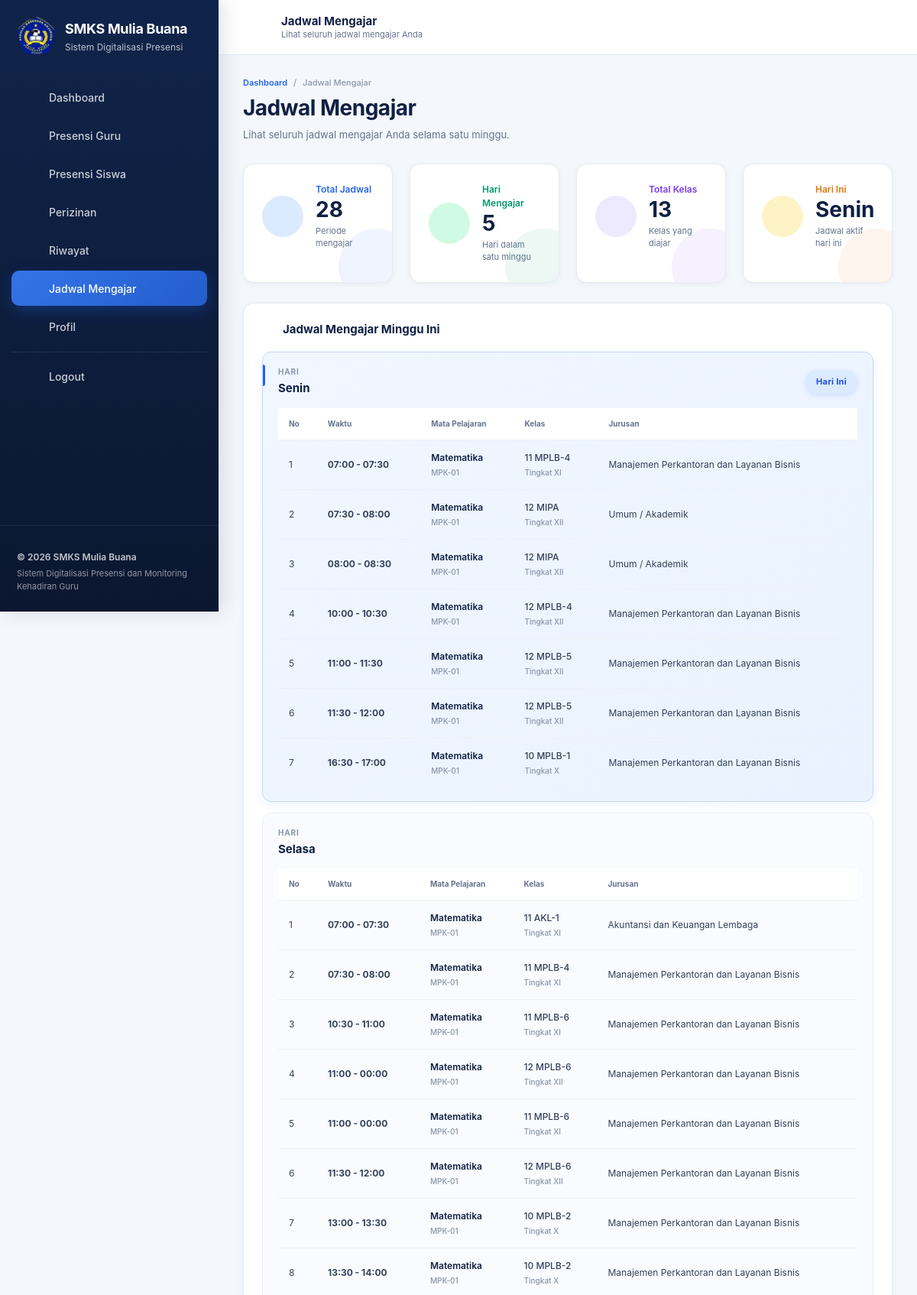
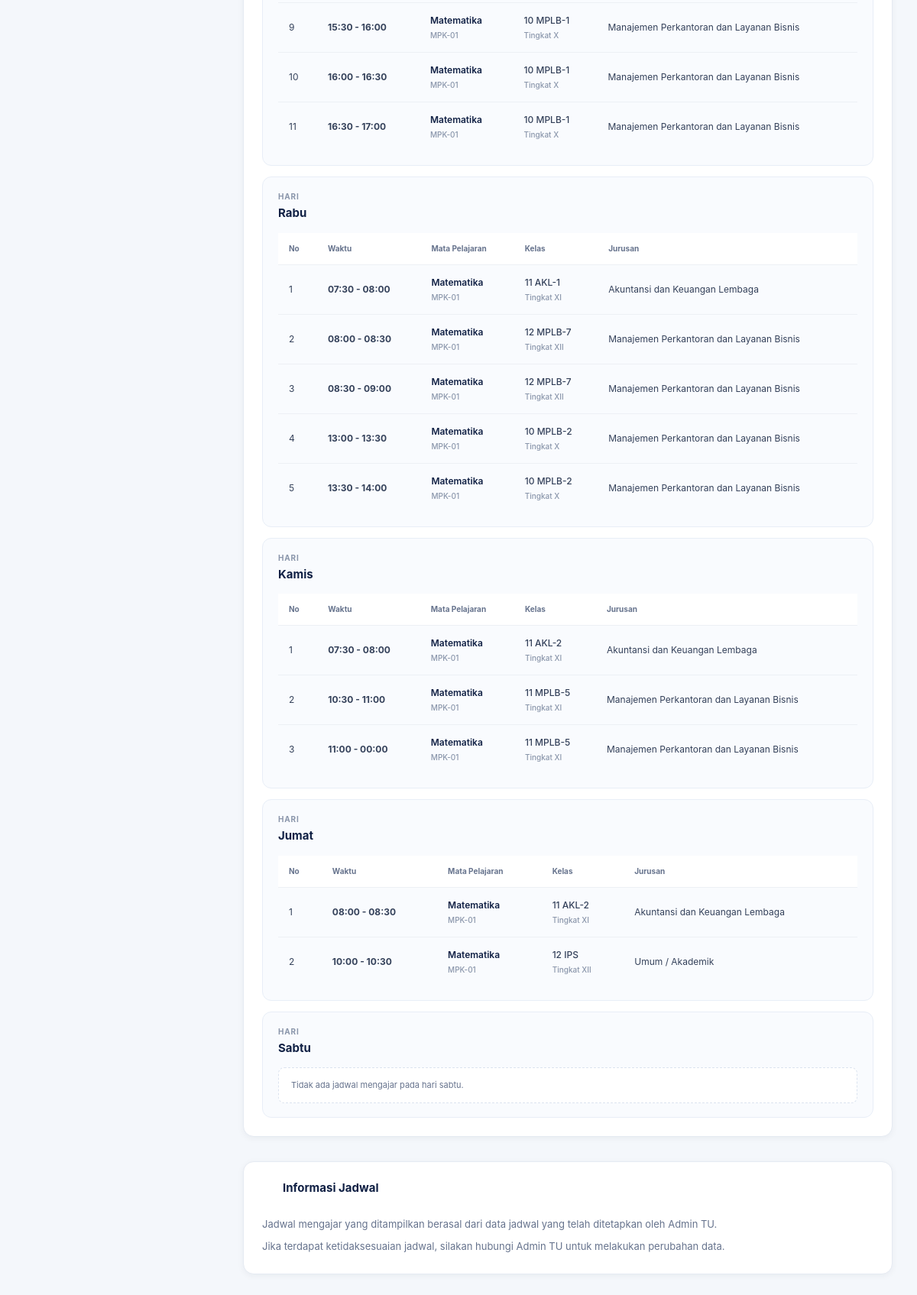
Screenshot of /guru/jadwal.php (signed in) with the database file from the repository (2 pictures, top to bottom).
### tables this page shows
CREATE TABLE `jadwal` (
  `id` int(10) unsigned NOT NULL AUTO_INCREMENT,
  `guru_id` int(10) unsigned NOT NULL,
  `kelas_id` int(10) unsigned NOT NULL,
  `mapel_id` int(10) unsigned NOT NULL,
  `hari` enum('Senin','Selasa','Rabu','Kamis','Jumat','Sabtu') NOT NULL,
  `jam_mulai` time NOT NULL,
  `jam_selesai` time NOT NULL,
  `created_at` timestamp NOT NULL DEFAULT current_timestamp(),
  `updated_at` timestamp NOT NULL DEFAULT current_timestamp() ON UPDATE current_timestamp(),
  PRIMARY KEY (`id`),
  KEY `fk_jadwal_guru` (`guru_id`),
  KEY `fk_jadwal_kelas` (`kelas_id`),
  KEY `fk_jadwal_mapel` (`mapel_id`),
  CONSTRAINT `fk_jadwal_guru` FOREIGN KEY (`guru_id`) REFERENCES `guru` (`id`) ON UPDATE CASCADE,
  CONSTRAINT `fk_jadwal_kelas` FOREIGN KEY (`kelas_id`) REFERENCES `kelas` (`id`) ON UPDATE CASCADE,
  CONSTRAINT `fk_jadwal_mapel` FOREIGN KEY (`mapel_id`) REFERENCES `mapel` (`id`) ON UPDATE CASCADE
);

CREATE TABLE `mapel` (
  `id` int(10) unsigned NOT NULL AUTO_INCREMENT,
  `kode_mapel` varchar(20) NOT NULL,
  `nama_mapel` varchar(100) NOT NULL,
  `created_at` timestamp NOT NULL DEFAULT current_timestamp(),
  PRIMARY KEY (`id`),
  UNIQUE KEY `kode_mapel` (`kode_mapel`)
);

CREATE TABLE `kelas` (
  `id` int(10) unsigned NOT NULL AUTO_INCREMENT,
  `jurusan_id` int(10) unsigned NOT NULL,
  `tingkat` enum('X','XI','XII') NOT NULL,
  `nama_kelas` varchar(50) NOT NULL,
  `created_at` timestamp NOT NULL DEFAULT current_timestamp(),
  PRIMARY KEY (`id`),
  KEY `fk_kelas_jurusan` (`jurusan_id`),
  CONSTRAINT `fk_kelas_jurusan` FOREIGN KEY (`jurusan_id`) REFERENCES `jurusan` (`id`) ON UPDATE CASCADE
);

CREATE TABLE `jurusan` (
  `id` int(10) unsigned NOT NULL AUTO_INCREMENT,
  `kode_jurusan` varchar(20) NOT NULL,
  `nama_jurusan` varchar(100) NOT NULL,
  `created_at` timestamp NOT NULL DEFAULT current_timestamp(),
  PRIMARY KEY (`id`),
  UNIQUE KEY `kode_jurusan` (`kode_jurusan`)
);

### guru/jadwal.php (the view, shortened to what the rows shown need)
<?php
require_once __DIR__ . '/../config/database.php';
require_once __DIR__ . '/../config/helpers.php';
$userId = currentUserId();
$stmt = $pdo->prepare("
    SELECT
        g.id,
        g.nip,
        g.nama_lengkap,
        g.status,
        m.nama_mapel
    FROM guru g
    LEFT JOIN mapel m
        ON m.id = g.mapel_utama_id
    WHERE g.user_id = :user_id
      AND g.status = 'aktif'
    LIMIT 1
");
$stmt->execute([
    'user_id' => $userId
]);
$guru = $stmt->fetch(PDO::FETCH_ASSOC);
$guruId = (int) $guru['id'];
$stmt = $pdo->prepare("
    SELECT
        j.id,
        j.hari,
        j.jam_mulai,
        j.jam_selesai,
        m.nama_mapel,
        m.kode_mapel,
        k.nama_kelas,
        k.tingkat,
        jur.nama_jurusan
    FROM jadwal j
    INNER JOIN mapel m
        ON m.id = j.mapel_id
    INNER JOIN kelas k
        ON k.id = j.kelas_id
    LEFT JOIN jurusan jur
        ON jur.id = k.jurusan_id
    WHERE j.guru_id = :guru_id
    ORDER BY
        CASE j.hari
            WHEN 'Senin' THEN 1
            WHEN 'Selasa' THEN 2
            WHEN 'Rabu' THEN 3
            WHEN 'Kamis' THEN 4
            WHEN 'Jumat' THEN 5
            WHEN 'Sabtu' THEN 6
            ELSE 7
        END,
        j.jam_mulai ASC
");
$stmt->execute([
    'guru_id' => $guruId
]);
$jadwal = $stmt->fetchAll(PDO::FETCH_ASSOC);
$jadwalPerHari = [];
foreach ($jadwal as $item) {
    $hari = $item['hari'];
    if (!isset($jadwalPerHari[$hari])) {
        $jadwalPerHari[$hari] = [];
    }
    $jadwalPerHari[$hari][] = $item;
}
$hariSekolah = [
    'Senin',
    'Selasa',
    'Rabu',
    'Kamis',
    'Jumat',
    'Sabtu'
];
?>
<!DOCTYPE html>
<html lang="id">
<head>
    <link
        rel="stylesheet"
        href="../assets/css/style.css"
    >
</head>
<body>
<div class="app-shell">
    <?php include __DIR__ . '/partials/sidebar.php'; ?>
    <div class="app-main">
        <?php include __DIR__ . '/partials/notif-count.php'; ?>
        <main class="dashboard-content">
            <div class="dashboard-container">
                <div class="page-header">
                    <h1 class="page-title">
                        Jadwal Mengajar
                    </h1>
                </div>
                <section class="dashboard-card">
                    <div class="dashboard-card-header">
                        <h2 class="dashboard-card-title">
                            <span class="dashboard-card-title-icon">
                                <?= appIcon('jadwal', '', 18) ?>
                            </span>
                            Jadwal Mengajar Minggu Ini
                        </h2>
                    </div>
                    <div class="dashboard-card-body">
                        <?php if (empty($jadwal)): ?>
                            <div class="empty-state">
                                <div class="empty-state-icon"><?= appIcon("jadwal", "", 48) ?></div>
                                <h3>
                                    Belum Ada Jadwal
                                </h3>
                                <p>
                                    Saat ini belum terdapat jadwal mengajar
                                    yang terdaftar untuk Anda.
                                </p>
                            </div>
                        <?php else: ?>
                            <?php foreach ($hariSekolah as $hari): ?>
                                <?php
                                $jadwalHari =
                                    $jadwalPerHari[$hari] ?? [];
                                $isHariIni =
                                    ($hari === $hariIni);
                                ?>
                                <div
                                    class="schedule-day <?= $isHariIni ? 'today' : '' ?>"
                                >
                                    <div class="schedule-day-header">
                                        <div>
                                            <span class="schedule-day-label">
                                                Hari
                                            </span>
                                            <h3>
                                                <?= e($hari) ?>
                                            </h3>
                                        </div>
                                        <?php if ($isHariIni): ?>
                                            <span class="today-badge">
                                                Hari Ini
                                            </span>
                                        <?php endif; ?>
                                    </div>
                                    <?php if (empty($jadwalHari)): ?>
                                        <div class="schedule-empty">
                                            Tidak ada jadwal mengajar
                                            pada hari <?= e(strtolower($hari)) ?>.
                                        </div>
                                    <?php else: ?>
                                        <div class="schedule-table-wrap">
                                            <table class="schedule-table">
                                                <thead>
                                                    <tr>
                                                        <th>
                                                            No
                                                        </th>
                                                        <th>
                                                            Waktu
                                                        </th>
                                                        <th>
                                                            Mata Pelajaran
                                                        </th>
                                                        <th>
                                                            Kelas
                                                        </th>
                                                        <th>
                                                            Jurusan
                                                        </th>
                                                    </tr>
                                                </thead>
                                                <tbody>
                                                <?php $nomor = 1; ?>
                                                <?php foreach (
                                                    $jadwalHari
                                                    as $item
                                                ): ?>
                                                    <tr>
                                                        <td>
                                                            <?= $nomor++ ?>
                                                        </td>
                                                        <td class="schedule-time">
                                                            <?= e(
                                                                formatJam(
                                                                    $item[
                                                                        'jam_mulai'
                                                                    ]
                                                                )
                                                            ) ?>
                                                            -
                                                            <?= e(
                                                                formatJam(
                                                                    $item[
                                                                        'jam_selesai'
                                                                    ]
                                                                )
                                                            ) ?>
                                                        </td>
                                                        <td>
                                                            <span class="schedule-subject">
                                                                <?= e(
                                                                    $item[
                                                                        'nama_mapel'
                                                                    ]
                                                                ) ?>
                                                            </span>
                                                            <?php if (
                                                                !empty(
                                                                    $item[
                                                                        'kode_mapel'
                                                                    ]
                                                                )
                                                            ): ?>
                                                                <div class="schedule-code">
                                                                    <?= e(
                                                                        $item[
                                                                            'kode_mapel'
                                                                        ]
                                                                    ) ?>
                                                                </div>
                                                            <?php endif; ?>
                                                        </td>
                                                        <td>
                                                            <span class="schedule-class">
                                                                <?= e(
                                                                    $item[
                                                                        'nama_kelas'
                                                                    ]
                                                                ) ?>
                                                            </span>
                                                            <?php if (
                                                                !empty(
                                                                    $item[
                                                                        'tingkat'
                                                                    ]
                                                                )
                                                            ): ?>
                                                                <div class="schedule-code">
                                                                    Tingkat
                                                                    <?= e(
                                                                        $item[
                                                                            'tingkat'
                                                                        ]
                                                                    ) ?>
                                                                </div>
                                                            <?php endif; ?>
                                                        </td>
                                                        <td>
                                                            <?= e(
                                                                $item[
                                                                    'nama_jurusan'
                                                                ]
                                                                ?? '-'
                                                            ) ?>
                                                        </td>
                                                    </tr>
                                                <?php endforeach; ?>
                                                </tbody>
                                            </table>
                                        </div>
                                    <?php endif; ?>
                                </div>
                            <?php endforeach; ?>
                        <?php endif; ?>
                    </div>
                </section>
                <section class="dashboard-card">
                    <div class="dashboard-card-header">
                        <h2 class="dashboard-card-title">
                            <span class="dashboard-card-title-icon">
                                <?= appIcon('info', '', 18) ?>
                            </span>
                            Informasi Jadwal
                        </h2>
                    </div>
                </section>
            </div>
        </main>
    </div>
</div>
</body>
</html>

### rows the page displays
jadwal: jam_mulai "07:00", jam_selesai "07:30", mapel.nama_mapel "Matematika", mapel.kode_mapel "MPK-01", kelas.nama_kelas "11 MPLB-4", kelas.tingkat "XI", jurusan.nama_jurusan "Manajemen Perkantoran dan Layanan Bisnis"
jadwal: jam_mulai "07:30", jam_selesai "08:00", mapel.nama_mapel "Matematika", mapel.kode_mapel "MPK-01", kelas.nama_kelas "12 MIPA", kelas.tingkat "XII", jurusan.nama_jurusan "Umum / Akademik"
jadwal: jam_mulai "08:00", jam_selesai "08:30", mapel.nama_mapel "Matematika", mapel.kode_mapel "MPK-01", kelas.nama_kelas "12 MIPA", kelas.tingkat "XII", jurusan.nama_jurusan "Umum / Akademik"
jadwal: jam_mulai "10:00", jam_selesai "10:30", mapel.nama_mapel "Matematika", mapel.kode_mapel "MPK-01", kelas.nama_kelas "12 MPLB-4", kelas.tingkat "XII", jurusan.nama_jurusan "Manajemen Perkantoran dan Layanan Bisnis"
jadwal: jam_mulai "11:00", jam_selesai "11:30", mapel.nama_mapel "Matematika", mapel.kode_mapel "MPK-01", kelas.nama_kelas "12 MPLB-5", kelas.tingkat "XII", jurusan.nama_jurusan "Manajemen Perkantoran dan Layanan Bisnis"
jadwal: jam_mulai "11:30", jam_selesai "12:00", mapel.nama_mapel "Matematika", mapel.kode_mapel "MPK-01", kelas.nama_kelas "12 MPLB-5", kelas.tingkat "XII", jurusan.nama_jurusan "Manajemen Perkantoran dan Layanan Bisnis"
jadwal: jam_mulai "16:30", jam_selesai "17:00", mapel.nama_mapel "Matematika", mapel.kode_mapel "MPK-01", kelas.nama_kelas "10 MPLB-1", kelas.tingkat "X", jurusan.nama_jurusan "Manajemen Perkantoran dan Layanan Bisnis"
jadwal: jam_mulai "07:00", jam_selesai "07:30", mapel.nama_mapel "Matematika", mapel.kode_mapel "MPK-01", kelas.nama_kelas "11 AKL-1", kelas.tingkat "XI", jurusan.nama_jurusan "Akuntansi dan Keuangan Lembaga"
jadwal: jam_mulai "07:30", jam_selesai "08:00", mapel.nama_mapel "Matematika", mapel.kode_mapel "MPK-01", kelas.nama_kelas "11 MPLB-4", kelas.tingkat "XI", jurusan.nama_jurusan "Manajemen Perkantoran dan Layanan Bisnis"
jadwal: jam_mulai "10:30", jam_selesai "11:00", mapel.nama_mapel "Matematika", mapel.kode_mapel "MPK-01", kelas.nama_kelas "11 MPLB-6", kelas.tingkat "XI", jurusan.nama_jurusan "Manajemen Perkantoran dan Layanan Bisnis"
jadwal: jam_mulai "11:00", jam_selesai "00:00", mapel.nama_mapel "Matematika", mapel.kode_mapel "MPK-01", kelas.nama_kelas "12 MPLB-6", kelas.tingkat "XII", jurusan.nama_jurusan "Manajemen Perkantoran dan Layanan Bisnis"
jadwal: jam_mulai "11:00", jam_selesai "00:00", mapel.nama_mapel "Matematika", mapel.kode_mapel "MPK-01", kelas.nama_kelas "11 MPLB-6", kelas.tingkat "XI", jurusan.nama_jurusan "Manajemen Perkantoran dan Layanan Bisnis"
jadwal: jam_mulai "11:30", jam_selesai "12:00", mapel.nama_mapel "Matematika", mapel.kode_mapel "MPK-01", kelas.nama_kelas "12 MPLB-6", kelas.tingkat "XII", jurusan.nama_jurusan "Manajemen Perkantoran dan Layanan Bisnis"
jadwal: jam_mulai "13:00", jam_selesai "13:30", mapel.nama_mapel "Matematika", mapel.kode_mapel "MPK-01", kelas.nama_kelas "10 MPLB-2", kelas.tingkat "X", jurusan.nama_jurusan "Manajemen Perkantoran dan Layanan Bisnis"
jadwal: jam_mulai "13:30", jam_selesai "14:00", mapel.nama_mapel "Matematika", mapel.kode_mapel "MPK-01", kelas.nama_kelas "10 MPLB-2", kelas.tingkat "X", jurusan.nama_jurusan "Manajemen Perkantoran dan Layanan Bisnis"
jadwal: jam_mulai "15:30", jam_selesai "16:00", mapel.nama_mapel "Matematika", mapel.kode_mapel "MPK-01", kelas.nama_kelas "10 MPLB-1", kelas.tingkat "X", jurusan.nama_jurusan "Manajemen Perkantoran dan Layanan Bisnis"
jadwal: jam_mulai "16:00", jam_selesai "16:30", mapel.nama_mapel "Matematika", mapel.kode_mapel "MPK-01", kelas.nama_kelas "10 MPLB-1", kelas.tingkat "X", jurusan.nama_jurusan "Manajemen Perkantoran dan Layanan Bisnis"
jadwal: jam_mulai "16:30", jam_selesai "17:00", mapel.nama_mapel "Matematika", mapel.kode_mapel "MPK-01", kelas.nama_kelas "10 MPLB-1", kelas.tingkat "X", jurusan.nama_jurusan "Manajemen Perkantoran dan Layanan Bisnis"
jadwal: jam_mulai "07:30", jam_selesai "08:00", mapel.nama_mapel "Matematika", mapel.kode_mapel "MPK-01", kelas.nama_kelas "11 AKL-1", kelas.tingkat "XI", jurusan.nama_jurusan "Akuntansi dan Keuangan Lembaga"
jadwal: jam_mulai "08:00", jam_selesai "08:30", mapel.nama_mapel "Matematika", mapel.kode_mapel "MPK-01", kelas.nama_kelas "12 MPLB-7", kelas.tingkat "XII", jurusan.nama_jurusan "Manajemen Perkantoran dan Layanan Bisnis"
jadwal: jam_mulai "08:30", jam_selesai "09:00", mapel.nama_mapel "Matematika", mapel.kode_mapel "MPK-01", kelas.nama_kelas "12 MPLB-7", kelas.tingkat "XII", jurusan.nama_jurusan "Manajemen Perkantoran dan Layanan Bisnis"
jadwal: jam_mulai "13:00", jam_selesai "13:30", mapel.nama_mapel "Matematika", mapel.kode_mapel "MPK-01", kelas.nama_kelas "10 MPLB-2", kelas.tingkat "X", jurusan.nama_jurusan "Manajemen Perkantoran dan Layanan Bisnis"
jadwal: jam_mulai "13:30", jam_selesai "14:00", mapel.nama_mapel "Matematika", mapel.kode_mapel "MPK-01", kelas.nama_kelas "10 MPLB-2", kelas.tingkat "X", jurusan.nama_jurusan "Manajemen Perkantoran dan Layanan Bisnis"
jadwal: jam_mulai "07:30", jam_selesai "08:00", mapel.nama_mapel "Matematika", mapel.kode_mapel "MPK-01", kelas.nama_kelas "11 AKL-2", kelas.tingkat "XI", jurusan.nama_jurusan "Akuntansi dan Keuangan Lembaga"
jadwal: jam_mulai "10:30", jam_selesai "11:00", mapel.nama_mapel "Matematika", mapel.kode_mapel "MPK-01", kelas.nama_kelas "11 MPLB-5", kelas.tingkat "XI", jurusan.nama_jurusan "Manajemen Perkantoran dan Layanan Bisnis"
jadwal: jam_mulai "11:00", jam_selesai "00:00", mapel.nama_mapel "Matematika", mapel.kode_mapel "MPK-01", kelas.nama_kelas "11 MPLB-5", kelas.tingkat "XI", jurusan.nama_jurusan "Manajemen Perkantoran dan Layanan Bisnis"
jadwal: jam_mulai "08:00", jam_selesai "08:30", mapel.nama_mapel "Matematika", mapel.kode_mapel "MPK-01", kelas.nama_kelas "11 AKL-2", kelas.tingkat "XI", jurusan.nama_jurusan "Akuntansi dan Keuangan Lembaga"
jadwal: jam_mulai "10:00", jam_selesai "10:30", mapel.nama_mapel "Matematika", mapel.kode_mapel "MPK-01", kelas.nama_kelas "12 IPS", kelas.tingkat "XII", jurusan.nama_jurusan "Umum / Akademik"

### other values shown
$menu['label'] "Dashboard"
$menu['label'] "Presensi Guru"
$menu['label'] "Presensi Siswa"
$menu['label'] "Perizinan"
$menu['label'] "Riwayat"
$menu['label'] "Jadwal Mengajar"
$menu['label'] "Profil"
$pageTitle "Jadwal Mengajar"
$pageSubtitle "Lihat seluruh jadwal mengajar Anda"
$totalJadwal "28"
$totalHariMengajar "5"
$totalKelas "13"
$hari "Senin"
$hari "Selasa"
$hari "Rabu"
